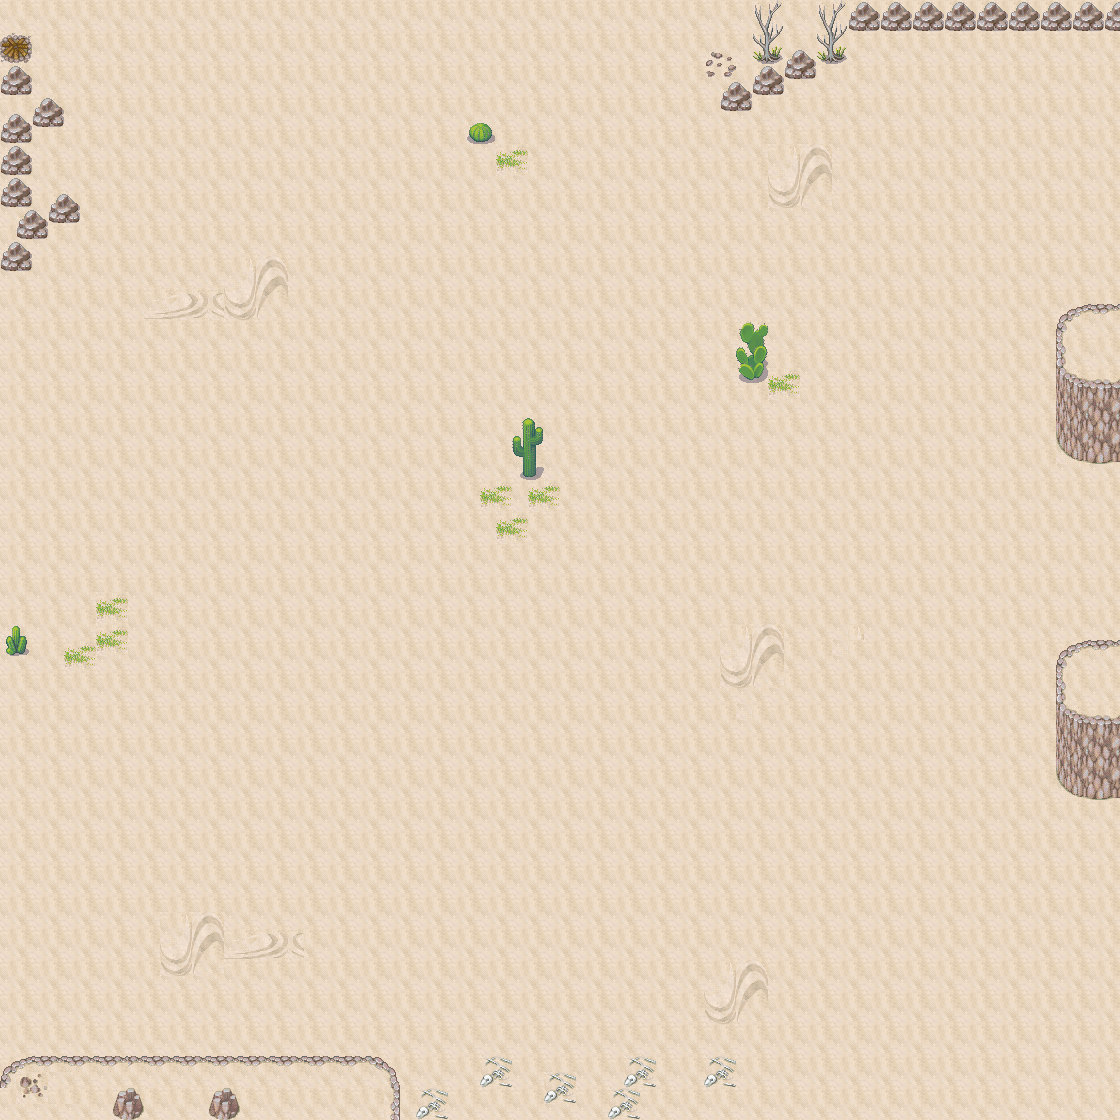

A level layout from a 2D game, rendered from its tile map. Below: a short description, then the map file with tile-grid data replaced by summaries:
An orthogonal 70x70 tile map with 16x16 px tiles, 2 tile layers (background, first), 2 tilesets and 54 objects (19x barrier, 9x entrance, 6x semi-transparent).

<map height="70" orientation="orthogonal" tileheight="16" tilewidth="16" version="1.0" width="70">
 <properties>
  <property name="scene-type" value="field" />
  <property name="sound" value="sounds/desert.mp3" />
  <property name="tmx" value="maps/M202.tmx" />
 </properties>
 <tileset firstgid="1" name="006-Desert01" tileheight="16" tilewidth="16">
  <image height="608" source="006-Desert01.png" width="256" />
 </tileset>
 <tileset firstgid="609" name="barrier-mask4" tileheight="16" tilewidth="16">
  <image height="64" source="barrier-mask4.png" width="64" />
 </tileset>
 <layer height="70" name="background" width="70">
  <data>[4900 cells, 4900 non-empty, 30 distinct tile ids]</data>
 </layer>
 <layer height="70" name="first" width="70">
  <data>[4900 cells, 345 non-empty, 122 distinct tile ids]</data>
 </layer>
 <objectgroup height="70" name="barriers" width="70">
  <object height="64" type="barrier" width="400" x="0" y="1056" />
  <object height="32" type="barrier" width="32" x="512" y="448" />
  <object height="32" type="barrier" width="32" x="0" y="624" />
  <object height="32" type="barrier" width="32" x="736" y="352" />
  <object height="32" type="barrier" width="32" x="464" y="112" />
  <object height="32" type="barrier" width="112" x="704" y="48" />
  <object height="32" type="barrier" width="32" x="720" y="80" />
  <object height="16" type="barrier" width="32" x="752" y="80" />
  <object height="16" type="barrier" width="32" x="816" y="48" />
  <object height="64" type="barrier" width="64" x="1056" y="736" />
  <object height="64" type="barrier" width="64" x="1056" y="400" />
  <object height="32" type="barrier" width="288" x="832" y="0" />
  <object height="272" type="barrier" width="32" x="0" y="0" />
  <object height="32" type="barrier" width="32" x="32" y="96" />
  <object height="48" type="barrier" width="48" x="32" y="192" />
  <object height="16" type="barrier" width="1120" x="0" y="-16" />
  <object height="16" type="barrier" width="1120" x="0" y="1120" />
  <object height="1152" type="barrier" width="16" x="1120" y="0" />
  <object height="1152" type="barrier" width="16" x="-16" y="-16" />
 </objectgroup>
 <objectgroup height="70" name="semi-transparents" width="70">
  <object height="32" type="semi-transparent" width="32" x="736" y="320" />
  <object height="32" type="semi-transparent" width="32" x="512" y="416" />
  <object height="48" type="semi-transparent" width="32" x="752" y="0" />
  <object height="48" type="semi-transparent" width="32" x="816" y="0" />
  <object height="96" type="semi-transparent" width="64" x="1056" y="304" />
  <object height="96" type="semi-transparent" width="64" x="1056" y="640" />
 </objectgroup>
 <objectgroup height="70" name="entrances" width="70">
  <object height="176" name="desert-2-east" type="entrance" width="32" x="1088" y="464">
   <properties>
    <property name="ID" value="M201" />
    <property name="dest" value="desert-1-west" />
   </properties>
  </object>
  <object height="32" name="desert-2-south-1" type="entrance" width="256" x="400" y="1088">
   <properties>
    <property name="ID" value="M203" />
    <property name="dest" value="desert-3-north-1" />
   </properties>
  </object>
  <object height="32" name="desert-2-south-2" type="entrance" width="256" x="656" y="1088">
   <properties>
    <property name="ID" value="M203" />
    <property name="dest" value="desert-3-north-2" />
   </properties>
  </object>
  <object height="32" name="desert-2-south-3" type="entrance" width="208" x="912" y="1088">
   <properties>
    <property name="ID" value="M203" />
    <property name="dest" value="desert-3-north-3" />
   </properties>
  </object>
  <object height="32" name="desert-2-north-1" type="entrance" width="272" x="0" y="0">
   <properties>
    <property name="ID" value="M204" />
    <property name="dest" value="desert-4-south-1" />
   </properties>
  </object>
  <object height="32" name="desert-2-north-2" type="entrance" width="272" x="272" y="0">
   <properties>
    <property name="ID" value="M204" />
    <property name="dest" value="desert-4-south-2" />
   </properties>
  </object>
  <object height="32" name="desert-2-north-3" type="entrance" width="288" x="544" y="0">
   <properties>
    <property name="ID" value="M204" />
    <property name="dest" value="desert-4-south-3" />
   </properties>
  </object>
  <object height="368" name="desert-2-west-2" type="entrance" width="32" x="0" y="272">
   <properties>
    <property name="ID" value="M205" />
    <property name="dest" value="pyramid-east-5" />
   </properties>
  </object>
  <object height="400" name="desert-2-west-1" type="entrance" width="32" x="0" y="656">
   <properties>
    <property name="ID" value="M205" />
    <property name="dest" value="pyramid-east-4" />
   </properties>
  </object>
 </objectgroup>
 <objectgroup height="70" name="objects" width="70">
  <object x="863" y="469">
   <properties>
    <property name="ID" value="E202" />
    <property name="flags" value="F202,F209,F210,F204,F212,F213,F203" />
   </properties>
  </object>
  <object x="920" y="541">
   <properties>
    <property name="ID" value="E204" />
    <property name="flags" value="F202,F213,F208,F209,F201,F214,F212" />
   </properties>
  </object>
  <object x="835" y="541">
   <properties>
    <property name="ID" value="E205" />
    <property name="flags" value="F202,F214,F205,F208,F203,F207,F209" />
   </properties>
  </object>
  <object x="488" y="225">
   <properties>
    <property name="ID" value="E202" />
    <property name="flags" value="F203,F207,F204,F211,F205,F208,F209" />
   </properties>
  </object>
  <object x="564" y="215">
   <properties>
    <property name="ID" value="E206" />
    <property name="flags" value="F203,F206,F201,F202,F209,F208,F214" />
   </properties>
  </object>
  <object x="199" y="605">
   <properties>
    <property name="ID" value="E207" />
    <property name="flags" value="F204,F214,F201,F211,F212,F202,F210" />
   </properties>
  </object>
  <object x="260" y="631">
   <properties>
    <property name="ID" value="E208" />
    <property name="flags" value="F204,F208,F206,F214,F211,F210,F212" />
   </properties>
  </object>
  <object x="495" y="917">
   <properties>
    <property name="ID" value="E209" />
    <property name="flags" value="F205,F212,F210,F203,F211,F206,F214" />
   </properties>
  </object>
  <object x="550" y="867">
   <properties>
    <property name="ID" value="E210" />
    <property name="flags" value="F205,F214,F208,F204,F211,F201,F212" />
   </properties>
  </object>
  <object x="589" y="987">
   <properties>
    <property name="ID" value="E211" />
    <property name="flags" value="F205,F202,F208,F212,F214,F207,F213" />
   </properties>
  </object>
  <object x="505" y="995">
   <properties>
    <property name="ID" value="E212" />
    <property name="flags" value="F205,F209,F206,F204,F203,F211,F208" />
   </properties>
  </object>
  <object x="986" y="507">
   <properties>
    <property name="ID" value="E204" />
    <property name="flags" value="F202,F210,F203,F205,F208,F214,F201" />
   </properties>
  </object>
  <object x="935" y="459">
   <properties>
    <property name="ID" value="E202" />
    <property name="flags" value="F202,F212,F211,F205,F214,F207,F203" />
   </properties>
  </object>
  <object x="433" y="153">
   <properties>
    <property name="ID" value="E202" />
    <property name="flags" value="F203,F210,F209,F201,F205,F212,F208" />
   </properties>
  </object>
  <object x="529" y="144">
   <properties>
    <property name="ID" value="E202" />
    <property name="flags" value="F203,F202,F213,F201,F208,F212,F206" />
   </properties>
  </object>
  <object x="631" y="191">
   <properties>
    <property name="ID" value="E206" />
    <property name="flags" value="F203,F206,F202,F211,F212,F213,F209" />
   </properties>
  </object>
  </objectgroup>
</map>
<!-- 4 of 54 objects omitted -->
